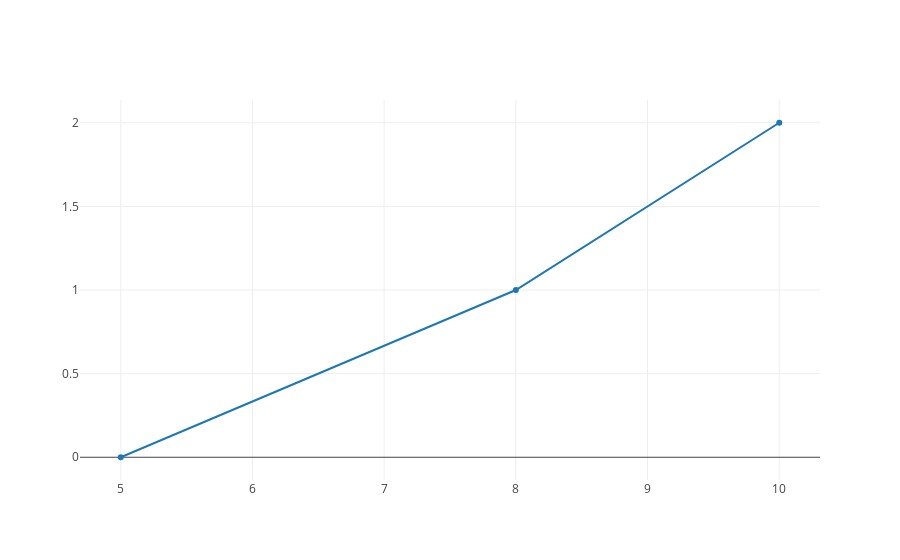

This figure's notebook cell:
### Markdown cell above
**The Y coordinates can also be inferred**

This time we only supply the X coordinates, and the Y coordinates are set to [0,1,2]

### Code cell
offline.iplot([{'x': [5, 8, 10]}])

### Figure 1 — Plotly figure (JSON) as saved in the notebook; plotly's stock layout.template omitted (floating-point values rounded to 4 significant figures)
{"data": [{"type": "scatter", "uid": "fc5b26ca-94ba-11e8-a56c-6030d4660e22", "x": [5, 8, 10]}], "layout": {}}
